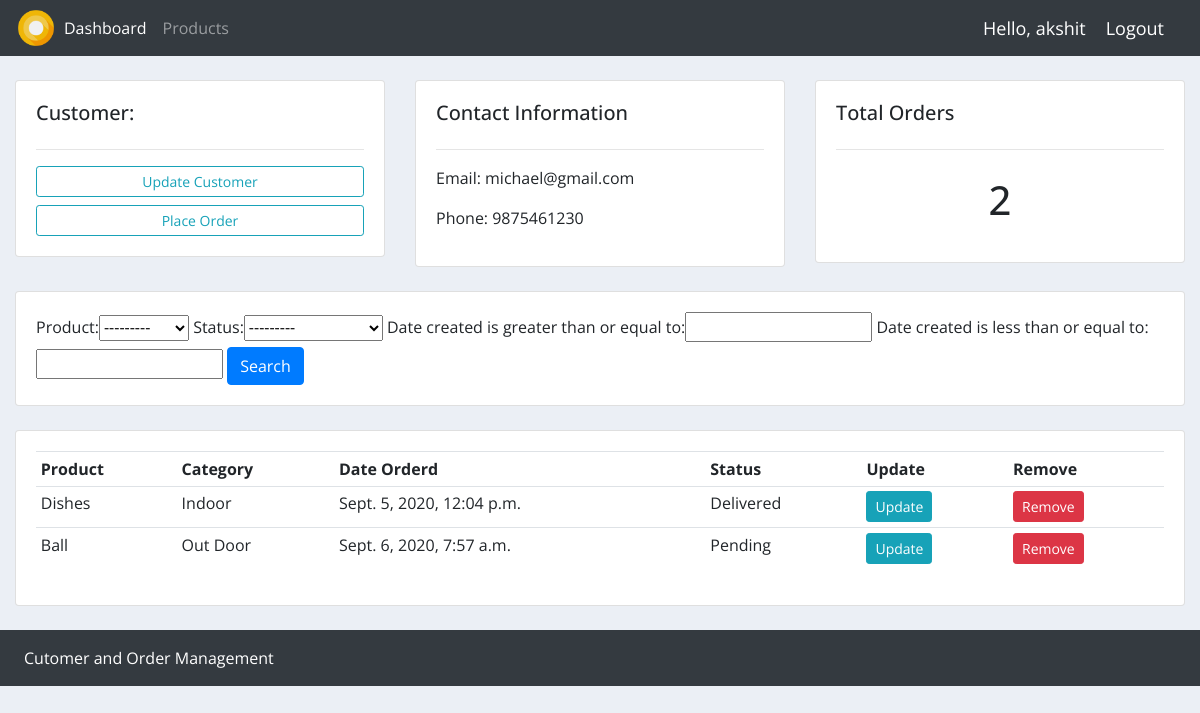
The page /customer/3/ (signed in) on the database its author committed.
### accounts/models.py (models this page shows, shortened)
class Customer(models.Model):
    user = models.OneToOneField(User, null=True, blank=True, on_delete=models.CASCADE)
    name = models.CharField(max_length=200, null=True)
    phone = models.CharField(max_length=200, null=True)
    email = models.CharField(max_length=200, null=True)
    profile_pic = models.ImageField(default="profile2.png", null=True, blank=True)
    date_created = models.DateTimeField(auto_now_add=True, null=True)

class Order(models.Model):
    STATUS = (
        ('Pending', 'Pending'),
        ('Out for delivery', 'Out for delivery'),
        ('Delivered', 'Delivered'),
    )
    customer = models.ForeignKey(Customer, null=True, on_delete=models.SET_NULL)
    product = models.ForeignKey(Product, null=True, on_delete=models.SET_NULL)
    status = models.CharField(max_length=200, null=True, choices=STATUS)
    date_created = models.DateTimeField(auto_now_add=True, null=True)

class Product(models.Model):
    CATEGORY = (
        ('Indoor', 'Indoor'),
        ('Out Door', 'Out Door'),
    )
    name = models.CharField(max_length=200, null=True)
    price = models.FloatField(null=True)
    category = models.CharField(max_length=200, null=True, choices=CATEGORY)
    description = models.CharField(max_length=200, null=True, blank=True)
    date_created = models.DateTimeField(auto_now_add=True, null=True)
    tags = models.ManyToManyField(Tag)
    def __str__(self):
        return self.name

### accounts/decorators.py (the view)
        def wrapper_func(request, *args, **kwargs):
            group = None
            if request.user.groups.exists():
                group = request.user.groups.all()[0].name
            if group in allowed_roles:
                return view_func(request, *args, **kwargs)
            else:
                return HttpResponse('You are not authorized to view this page.')

### accounts/views.py (called while the page is built)
@login_required(login_url='login')
@allowed_user(allowed_roles=['admin'])
def customer(request, pk):
    customer = Customer.objects.get(id=pk)
    orders = customer.order_set.all()
    order_count = orders.count()
    myFilter = OrderFilter(request.GET, queryset=orders)
    orders = myFilter.qs
    context = {
        'customer':customer,
        'orders':orders,
        'order_count':order_count,
        'myFilter':myFilter,
    }
    return render(request, 'accounts/customer.html', context)

### accounts/templates/accounts/customer.html
{% extends 'accounts/main.html' %}
{% block content %}
<br>
<div class="row">
	<div class="col-md">
		<div class="card card-body">
			<h5>Customer:</h5>
			<hr>
			<a class="btn btn-outline-info  btn-sm btn-block" href="{% url 'update_customer' customer.id %}">Update Customer</a>
			<a class="btn btn-outline-info  btn-sm btn-block" href="{% url 'create_order' customer.id %}">Place Order</a>
		</div>
	</div>
	<div class="col-md">
		<div class="card card-body">
			<h5>Contact Information</h5>
			<hr>
			<p>Email: {{customer.email}}</p>
			<p>Phone: {{customer.phone}}</p>
		</div>
	</div>
	<div class="col-md">
		<div class="card card-body">
			<h5>Total Orders</h5>
			<hr>
			<h1 style="text-align: center;padding: 10px">{{order_count}}</h1>
		</div>
	</div>
</div>
<br>
<div class="row">
	<div class="col">
		<div class="card card-body">
			<form method="get">
			{{myFilter.form}}
		    <button class="btn btn-primary" type="submit">Search</button>
		  </form>
		</div>
	</div>
</div>
<br>
<div class="row">
	<div class="col-md">
		<div class="card card-body">
			<table class="table table-sm">
				<tr>
					<th>Product</th>
					<th>Category</th>
					<th>Date Orderd</th>
					<th>Status</th>
					<th>Update</th>
					<th>Remove</th>
				</tr>
				{% for order in orders %}
				<tr>
					<td>{{order.product}}</td>
					<td>{{order.product.category}}</td>
					<td>{{order.date_created}}</td>
					<td>{{order.status}}</td>
					<td><a class="btn btn-sm btn-info" href="{% url 'update_order' order.id %}">Update</a></td>
					<td><a class="btn btn-sm btn-danger" href="{% url 'delete_order' order.id %}">Remove</a></td>
				</tr>
				{% endfor %}
			</table>
		</div>
	</div>
</div>
{% endblock %}

### accounts/templates/accounts/navbar.html (shortened to what this page needs)
{% load static %}
<nav class="navbar navbar-expand-lg navbar-dark bg-dark">
  <img class="logo" src="{% static 'images/logo.png' %}" alt="">
  <div class="collapse navbar-collapse" id="navbarNav">
    <ul class="navbar-nav">
      {% if request.user.is_staff %}
      <li class="nav-item active">
        <a class="nav-link" href="{% url 'home' %}">Dashboard</a>
      </li>
      <li class="nav-item">
        <a class="nav-link" href="{% url 'products' %}">Products</a>
      </li>
      {% else %}
      <li class="nav-item">
        <a href="{% url 'account' %}" class="nav-link">Settings</a>
      </li>
      {% endif %}
    </ul>
  </div>
  <span class="hello-msg">Hello, {{request.user}}</span>
  <span><a href="{% url 'logout' %}" class="hello-msg">Logout</a></span>
</nav>

### static/css/main1.css (style rules this page uses)
body { background-color: #ebeff5; }

### accounts/templates/accounts/main.html (style rules this page uses)
* { font-family: 'Open Sans', sans-serif; }

### accounts/templates/accounts/navbar.html (style rules this page uses)
.hello-msg { font-size: 18px; color: #fff; margin-right: 20px; }
.logo { width: 40px; height: 40px; }

### rows shown on the page
Customer: email "michael@gmail.com", phone "9875461230"
Order: product "Dishes", product.category "Indoor", date_created "Sept. 5, 2020, 12:04 p.m.", status "Delivered"
Order: product "Ball", product.category "Out Door", date_created "Sept. 6, 2020, 7:57 a.m.", status "Pending"

### other values the page prints
{{ request.user }} "akshit"
{{ order_count }} "2"
